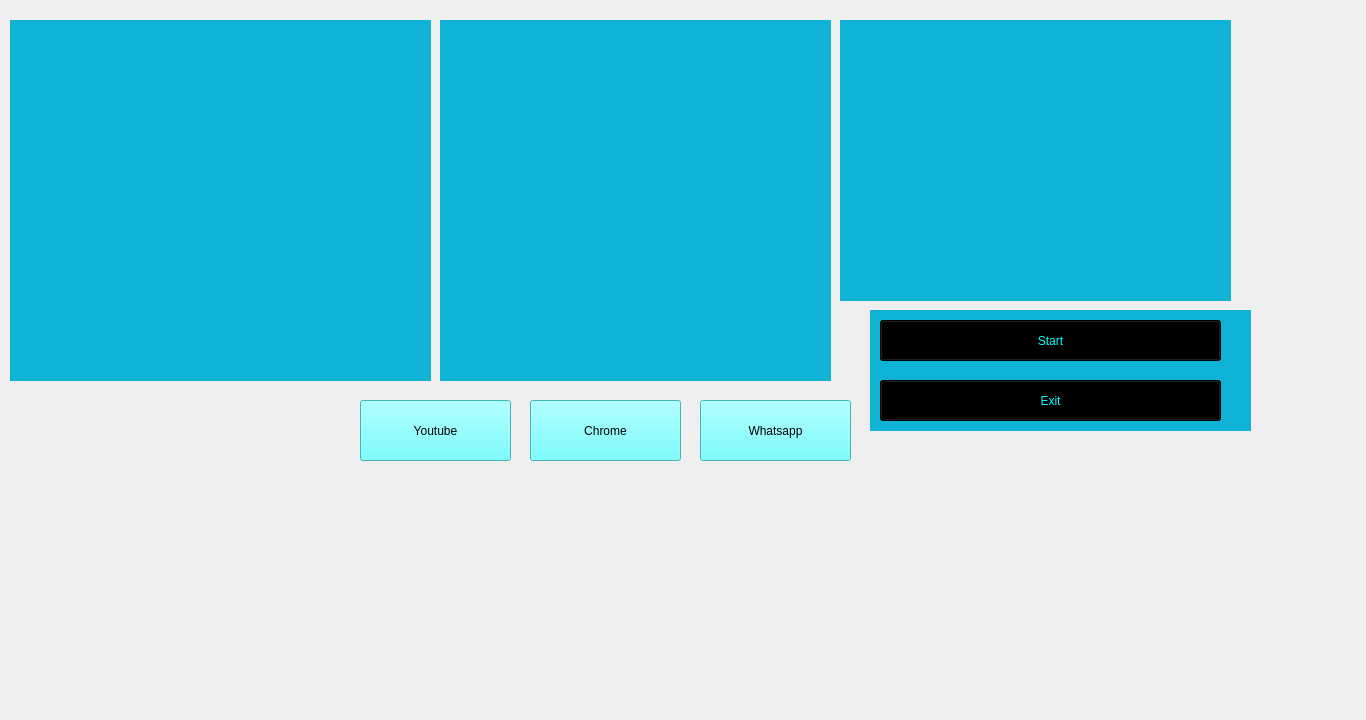
<?xml version="1.0" encoding="UTF-8"?>
<ui version="4.0">
 <class>MainWindow</class>
 <widget class="QMainWindow" name="MainWindow">
  <property name="geometry">
   <rect>
    <x>0</x>
    <y>0</y>
    <width>1366</width>
    <height>720</height>
   </rect>
  </property>
  <property name="windowTitle">
   <string>MainWindow</string>
  </property>
  <widget class="QWidget" name="centralwidget">
   <widget class="QLabel" name="bg_1">
    <property name="geometry">
     <rect>
      <x>-470</x>
      <y>-150</y>
      <width>1911</width>
      <height>1071</height>
     </rect>
    </property>
    <property name="text">
     <string/>
    </property>
    <property name="pixmap">
     <pixmap>G.U.I Material-20231001T050522Z-001/G.U.I Material/B.G/Black_Template.jpg</pixmap>
    </property>
    <property name="scaledContents">
     <bool>true</bool>
    </property>
   </widget>
   <widget class="QLabel" name="bg_2">
    <property name="geometry">
     <rect>
      <x>10</x>
      <y>20</y>
      <width>421</width>
      <height>361</height>
     </rect>
    </property>
    <property name="styleSheet">
     <string notr="true">background-color: rgb(0, 255, 255);
background-color: rgb(16, 178, 214);</string>
    </property>
    <property name="text">
     <string/>
    </property>
   </widget>
   <widget class="QLabel" name="Gif_1">
    <property name="geometry">
     <rect>
      <x>20</x>
      <y>30</y>
      <width>401</width>
      <height>341</height>
     </rect>
    </property>
    <property name="text">
     <string/>
    </property>
    <property name="pixmap">
     <pixmap>G.U.I Material-20231001T050522Z-001/G.U.I Material/B.G/Iron_Template_1.gif</pixmap>
    </property>
    <property name="scaledContents">
     <bool>true</bool>
    </property>
   </widget>
   <widget class="QLabel" name="bg_3">
    <property name="geometry">
     <rect>
      <x>440</x>
      <y>20</y>
      <width>391</width>
      <height>361</height>
     </rect>
    </property>
    <property name="styleSheet">
     <string notr="true">background-color: rgb(0, 255, 255);
background-color: rgb(16, 178, 214);</string>
    </property>
    <property name="text">
     <string/>
    </property>
   </widget>
   <widget class="QLabel" name="Gif_2">
    <property name="geometry">
     <rect>
      <x>450</x>
      <y>30</y>
      <width>371</width>
      <height>341</height>
     </rect>
    </property>
    <property name="text">
     <string/>
    </property>
    <property name="pixmap">
     <pixmap>G.U.I Material-20231001T050522Z-001/G.U.I Material/ExtraGui/live.gif</pixmap>
    </property>
    <property name="scaledContents">
     <bool>true</bool>
    </property>
   </widget>
   <widget class="QLabel" name="Gif_3">
    <property name="geometry">
     <rect>
      <x>20</x>
      <y>340</y>
      <width>481</width>
      <height>351</height>
     </rect>
    </property>
    <property name="text">
     <string/>
    </property>
    <property name="pixmap">
     <pixmap>G.U.I Material-20231001T050522Z-001/G.U.I Material/VoiceReg/__1.gif</pixmap>
    </property>
    <property name="scaledContents">
     <bool>true</bool>
    </property>
   </widget>
   <widget class="QLabel" name="bg_4">
    <property name="geometry">
     <rect>
      <x>840</x>
      <y>20</y>
      <width>391</width>
      <height>281</height>
     </rect>
    </property>
    <property name="styleSheet">
     <string notr="true">background-color: rgb(0, 255, 255);
background-color: rgb(16, 178, 214);</string>
    </property>
    <property name="text">
     <string/>
    </property>
   </widget>
   <widget class="QLabel" name="Gif_4">
    <property name="geometry">
     <rect>
      <x>850</x>
      <y>30</y>
      <width>371</width>
      <height>261</height>
     </rect>
    </property>
    <property name="text">
     <string/>
    </property>
    <property name="pixmap">
     <pixmap>G.U.I Material-20231001T050522Z-001/G.U.I Material/ExtraGui/Earth.gif</pixmap>
    </property>
    <property name="scaledContents">
     <bool>true</bool>
    </property>
   </widget>
   <widget class="QTextBrowser" name="Text_Time">
    <property name="geometry">
     <rect>
      <x>950</x>
      <y>500</y>
      <width>351</width>
      <height>71</height>
     </rect>
    </property>
    <property name="styleSheet">
     <string notr="true">
background-color: Transparent;</string>
    </property>
   </widget>
   <widget class="QLabel" name="bg_5">
    <property name="geometry">
     <rect>
      <x>990</x>
      <y>590</y>
      <width>341</width>
      <height>91</height>
     </rect>
    </property>
    <property name="text">
     <string/>
    </property>
    <property name="pixmap">
     <pixmap>G.U.I Material-20231001T050522Z-001/G.U.I Material/B.G/gyhf.jpg</pixmap>
    </property>
    <property name="scaledContents">
     <bool>true</bool>
    </property>
   </widget>
   <widget class="QLabel" name="bg_6">
    <property name="geometry">
     <rect>
      <x>870</x>
      <y>310</y>
      <width>381</width>
      <height>121</height>
     </rect>
    </property>
    <property name="styleSheet">
     <string notr="true">background-color: rgb(0, 255, 255);
background-color: rgb(16, 178, 214);</string>
    </property>
    <property name="text">
     <string/>
    </property>
   </widget>
   <widget class="QPushButton" name="pushButton_start">
    <property name="enabled">
     <bool>true</bool>
    </property>
    <property name="geometry">
     <rect>
      <x>880</x>
      <y>320</y>
      <width>341</width>
      <height>41</height>
     </rect>
    </property>
    <property name="styleSheet">
     <string notr="true">background-color:rgb(0,0,0);
color: rgb(0,255,255);
font: 24pt &quot;Nirmala UI&quot;;</string>
    </property>
    <property name="text">
     <string>Start</string>
    </property>
   </widget>
   <widget class="QPushButton" name="pushButton_exit">
    <property name="geometry">
     <rect>
      <x>880</x>
      <y>380</y>
      <width>341</width>
      <height>41</height>
     </rect>
    </property>
    <property name="styleSheet">
     <string notr="true">background-color:rgb(0,0,0);
color: rgb(0,255,255);
font: 24pt &quot;Nirmala UI&quot;;</string>
    </property>
    <property name="text">
     <string>Exit</string>
    </property>
   </widget>
   <widget class="QPushButton" name="pushButton_youtube">
    <property name="geometry">
     <rect>
      <x>360</x>
      <y>400</y>
      <width>151</width>
      <height>61</height>
     </rect>
    </property>
    <property name="styleSheet">
     <string notr="true">font: 18pt &quot;MS Shell Dlg 2&quot;;
background-color: rgb(85,255,255);</string>
    </property>
    <property name="text">
     <string>Youtube</string>
    </property>
   </widget>
   <widget class="QPushButton" name="pushButton_chrome">
    <property name="geometry">
     <rect>
      <x>530</x>
      <y>400</y>
      <width>151</width>
      <height>61</height>
     </rect>
    </property>
    <property name="styleSheet">
     <string notr="true">font: 18pt &quot;MS Shell Dlg 2&quot;;
background-color: rgb(85,255,255);</string>
    </property>
    <property name="text">
     <string>Chrome</string>
    </property>
   </widget>
   <widget class="QPushButton" name="pushButton_whatsapp">
    <property name="geometry">
     <rect>
      <x>700</x>
      <y>400</y>
      <width>151</width>
      <height>61</height>
     </rect>
    </property>
    <property name="styleSheet">
     <string notr="true">font: 18pt &quot;MS Shell Dlg 2&quot;;
background-color: rgb(85,255,255);</string>
    </property>
    <property name="text">
     <string>Whatsapp</string>
    </property>
   </widget>
   <zorder>bg_1</zorder>
   <zorder>Gif_3</zorder>
   <zorder>bg_2</zorder>
   <zorder>Gif_1</zorder>
   <zorder>bg_3</zorder>
   <zorder>Gif_2</zorder>
   <zorder>bg_4</zorder>
   <zorder>Gif_4</zorder>
   <zorder>Text_Time</zorder>
   <zorder>bg_5</zorder>
   <zorder>bg_6</zorder>
   <zorder>pushButton_start</zorder>
   <zorder>pushButton_exit</zorder>
   <zorder>pushButton_youtube</zorder>
   <zorder>pushButton_chrome</zorder>
   <zorder>pushButton_whatsapp</zorder>
  </widget>
 </widget>
 <resources/>
 <connections/>
</ui>
